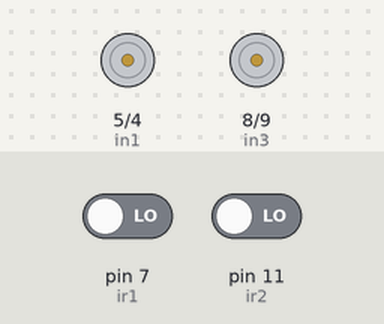
Recording of a sketch running on a simulated Arduino Uno, built with avr-gcc and run on an emulated ATmega328P. Parts: motor-driver pin pairs drawn as motors (green arrow = first pin HIGH = forward, orange = second pin HIGH = backward, longer = more drive, scaled by the enable pin). The inputs (shaded band) are chosen by the test bench; at power-on: pin 7 (ir1) LOW, pin 11 (ir2) LOW.

Above: at 1.2 s.
1.3 s: pin 7 (ir1) driven HIGH
At 2.5 s:
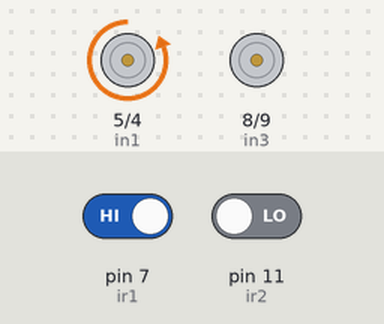
2.8 s: pin 11 (ir2) driven HIGH
At 3.8 s:
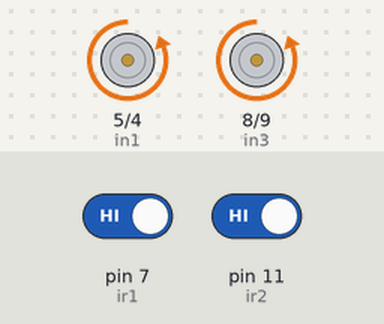
4.3 s: pin 7 (ir1) driven LOW
At 5.0 s:
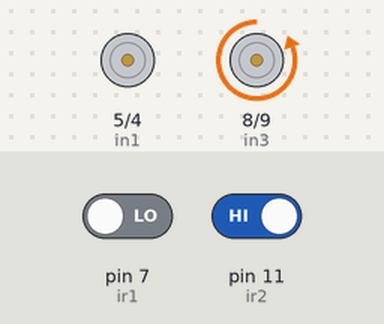
Timing chart, 0 to 7.3 s (numbered marks = the images above; inputs shaded):
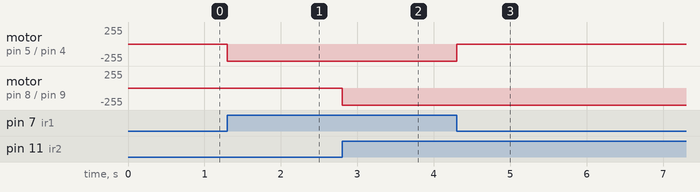

The sketch:

motor_driver_ir.ino
```cpp
int in1=5;
int in2=4;
int in3=8;
int in4=9;
int en2=10;
int en1=6;
int ir1=7;
int ir2=11;
void setup() {
  // put your setup code here, to run once:
pinMode(in1,OUTPUT);
pinMode(in2,OUTPUT);
pinMode(in3,OUTPUT);
pinMode(in4,OUTPUT);
pinMode(en1,OUTPUT);
pinMode(en2,OUTPUT);
pinMode(ir1,INPUT);
pinMode(ir2,INPUT);
digitalWrite(en1,HIGH);
digitalWrite(en2,HIGH);
Serial.begin(9600);
}

void loop() {
  // put your main code here, to run repeatedly:
  if(digitalRead(7)==HIGH && digitalRead(11)==HIGH)
  {
    digitalWrite(4,HIGH);
    digitalWrite(5,LOW);
    digitalWrite(8,LOW);
    digitalWrite(9,HIGH);
  }
  if(digitalRead(7)==LOW && digitalRead(11)==HIGH)
  {
    digitalWrite(4,LOW);
    digitalWrite(5,LOW);
    digitalWrite(8,LOW);
    digitalWrite(9,HIGH);
  }
  if(digitalRead(7)==HIGH && digitalRead(11)==LOW)
  {
    digitalWrite(4,HIGH);
    digitalWrite(5,LOW);
    digitalWrite(8,LOW);
    digitalWrite(9,LOW);
  }
  if(digitalRead(7)==LOW && digitalRead(11==LOW))
  {
    digitalWrite(4,LOW);
    digitalWrite(5,LOW);
    digitalWrite(8,LOW);
    digitalWrite(9,LOW);
  }
}
```

Measured:
- after the input at 1.3 s, motor on pin 5 (in1) / pin 4 (in2): stopped → backward 255/255 at once
- after the input at 2.8 s, motor on pin 8 (in3) / pin 9 (in4): stopped → backward 255/255 at once
- after the input at 4.3 s, motor on pin 5 (in1) / pin 4 (in2): backward 255/255 → stopped at once
